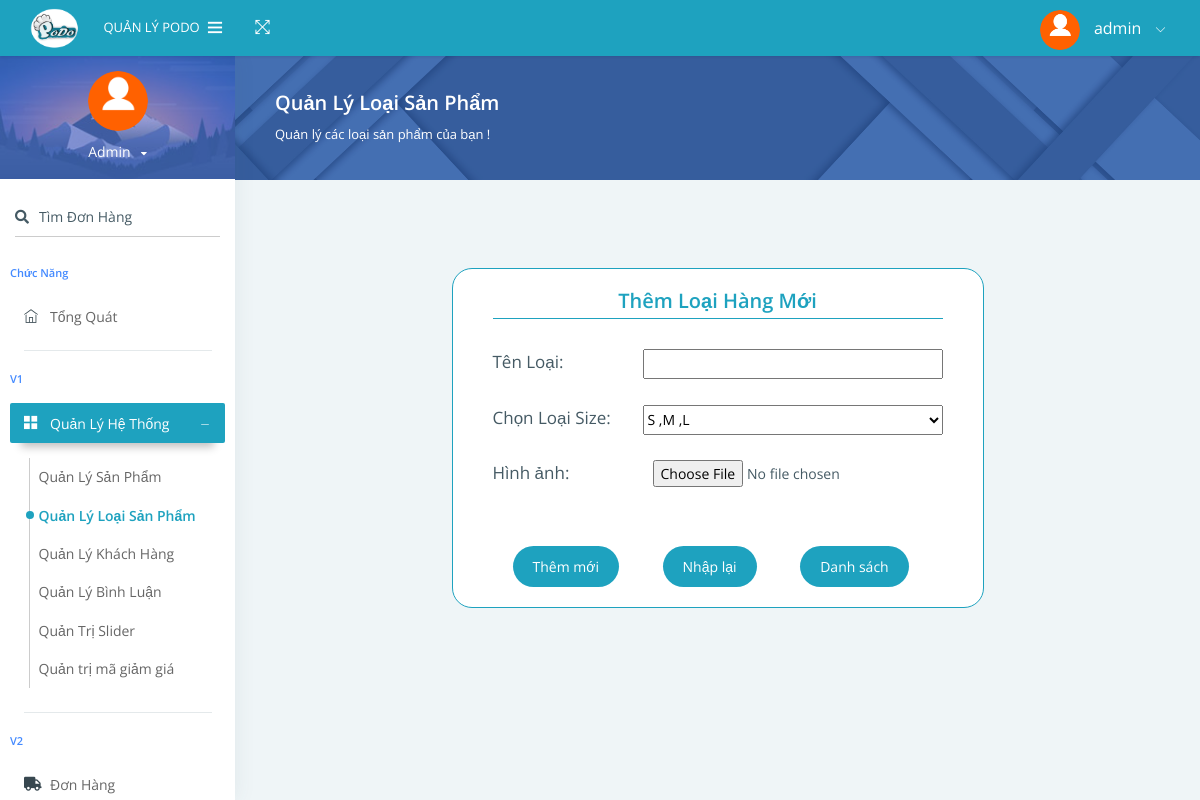
Page /Admin/Category_AD/index.php (signed in) on the committed database.
### tables this page shows
CREATE TABLE `information` (
  `id_information` int(11) NOT NULL,
  `logo` varchar(200) NOT NULL COMMENT 'url logo',
  `address1` varchar(200) NOT NULL COMMENT 'địa chỉ 1',
  `phone` varchar(50) NOT NULL COMMENT 'số điện thoại',
  `email` varchar(200) NOT NULL COMMENT 'email'
);

CREATE TABLE `user` (
  `idUser` int(11) NOT NULL,
  `userName` varchar(200) NOT NULL,
  `passWord` varchar(50) NOT NULL,
  `email` varchar(50) NOT NULL,
  `phone` varchar(50) NOT NULL COMMENT 'Số Điện Thoại',
  `fullName` varchar(50) NOT NULL COMMENT 'Họ và Tên',
  `isAdmin` bit(1) NOT NULL,
  `id_role` int(11) NOT NULL COMMENT 'Mã Vai Trò',
  `image` varchar(200) NOT NULL COMMENT 'avata',
  `adress` varchar(200) NOT NULL COMMENT 'Địa Chỉ',
  `disabled` bit(1) NOT NULL COMMENT 'Cấm truy cập'
);

### Admin/Category_AD/index.php (the view, shortened to what this page needs)
<?php
    if ($_SESSION['user']['isAdmin']!=1) {
        header("location: ../../Login/");
    } else {
        require_once('../../Library/library.php');
?>
<!DOCTYPE html>
<html lang="en">
<head>
      <link rel="stylesheet" type="text/css" href="../assets/css/bootstrap/css/bootstrap.min.css">
      <link rel="stylesheet" href="../assets/pages/waves/css/waves.min.css" type="text/css" media="all">
      <link rel="stylesheet" type="text/css" href="../assets/icon/themify-icons/themify-icons.css">
      <link rel="stylesheet" type="text/css" href="../assets/icon/icofont/css/icofont.css">
      <link rel="stylesheet" type="text/css" href="../assets/icon/font-awesome/css/font-awesome.min.css">
    <link rel="stylesheet" href="https://use.fontawesome.com/releases/v5.15.3/css/all.css">
      <link rel="stylesheet" type="text/css" href="../assets/css/style.css">
      <link rel="stylesheet" type="text/css" href="../assets/css/jquery.mCustomScrollbar.css">
      <link rel="stylesheet" href="./style_category.css">
  </head>
  <body>
    <div id="pcoded" class="pcoded">
        <div class="pcoded-container navbar-wrapper">
            <nav class="navbar header-navbar pcoded-header">
                <div class="navbar-wrapper">
                    <div class="navbar-logo">
                        <a class="mobile-menu waves-effect waves-light" id="mobile-collapse" href="#!">
                            <i class="ti-menu"></i>
                        </a>
                        <a href="../../">
                            <?php logo(1) ?>
                            <span>Quản Lý PoDo</span>
                        </a>
                    </div>
                    <div class="navbar-container container-fluid">
                        <ul class="nav-left">
                            <li>
                                <a href="" onclick="javascript:toggleFullScreen()" class="waves-effect waves-light">
                                    <i class="ti-fullscreen"></i>
                                </a>
                            </li>
                        </ul>
                        <ul class="nav-right">
                            <li class="user-profile header-notification">
                                <a href="#!" class="waves-effect waves-light">
                                    <?php avatar($idCustomer,2)?>
                                    <i class="ti-angle-down"></i>
                                </a>
                            </li>
                        </ul>
                    </div>
                </div>
            </nav>
            <div class="pcoded-main-container">
                <div class="pcoded-wrapper">
                    <nav class="pcoded-navbar">
                        <div class="pcoded-inner-navbar main-menu">
                            <div class="">
                                <div class="main-menu-header">
                                <?php avatar($idCustomer,3)?>
                                </div>
                            </div>
                            <div class="p-15 p-b-0">
                                <form class="form-material" action="../Order_AD/order_detail.php" method="get">
                                    <div class="form-group form-primary">
                                        <input type="text" name="idDH" class="form-control">
                                        <label class="float-label"><i class="fa fa-search m-r-10"></i>Tìm Đơn Hàng</label>
                                    </div>
                                </form>
                            </div>
                            <div class="pcoded-navigation-label">Chức Năng</div>
                            <ul class="pcoded-item pcoded-left-item">
                                <li class="">
                                    <a href="../index.php" class="waves-effect waves-dark">
                                        <span class="pcoded-micon"><i class="ti-home"></i><b>D</b></span>
                                        <span class="pcoded-mtext">Tổng Quát</span>
                                    </a>
                                </li>
                            </ul>
                            <div class="pcoded-navigation-label">V1</div>
                            <ul class="pcoded-item pcoded-left-item">
                                <li class="pcoded-hasmenu active pcoded-trigger">
                                    <a href="javascript:void(0)" class="waves-effect waves-dark">
                                        <span class="pcoded-micon"><i class="ti-layout-grid2-alt"></i><b>BC</b></span>
                                        <span class="pcoded-mtext">Quản Lý Hệ Thống</span>
                                    </a>
                                    <ul class="pcoded-submenu">
                                        <li class="">
                                            <a href="../Product_AD/index.php" class="waves-effect waves-dark">
                                                <span class="pcoded-mtext">Quản Lý Sản Phẩm</span>
                                            </a>
                                        </li>
                                        <li class="active">
                                            <a href="./index.php" class="waves-effect waves-dark">
                                                <span class="pcoded-mtext">Quản Lý Loại Sản Phẩm</span>
                                            </a>
                                        </li>
                                        <li class="">
                                            <a href="../Customer_AD/index.php" class="waves-effect waves-dark">
                                                <span class="pcoded-mtext">Quản Lý Khách Hàng</span>
                                            </a>
                                        </li>
                                        <li class=" ">
                                            <a href="../Comment_AD/index.php" class="waves-effect waves-dark">
                                                <span class="pcoded-mtext">Quản Lý Bình Luận</span>
                                            </a>
                                        </li>
                                        <li class=" ">
                                            <a href="../Slider_AD/index.php" class="waves-effect waves-dark">
                                                <span class="pcoded-mtext">Quản Trị Slider</span>
                                            </a>
                                        </li>
                                        <li class=" ">
                                            <a href="../Discount_AD/index.php" class="waves-effect waves-dark">
                                                <span class="pcoded-mtext">Quản trị mã giảm giá</span>
                                            </a>
                                        </li>
                                    </ul>
                                </li>
                            </ul>
                            <div class="pcoded-navigation-label">V2</div>
                            <ul class="pcoded-item pcoded-left-item">
                                <li class="">
                                    <a href="../Order_AD/index.php" class="waves-effect waves-dark">
                                        <span class="pcoded-micon"><i class="fas fa-truck"></i><b>C</b></span>
                                        <span class="pcoded-mtext">Đơn Hàng</span>
                                    </a>
                                </li>
                            </ul>
                        </div>
                    </nav>
                    <div class="pcoded-content">
                        <div class="page-header">
                            <div class="page-block">
                                <div class="row align-items-center">
                                    <div class="col-md-8">
                                        <div class="page-header-title">
                                            <h5 class="m-b-10">Quản Lý Loại Sản Phẩm</h5>
                                            <p class="m-b-0">Quản lý các loại sản phẩm của bạn !</p>
                                        </div>
                                    </div>
                                </div>
                            </div>
                        </div>
                        <div class="pcoded-inner-content">
                            <div class="main-body">
                                <div class="page-wrapper">
                                    <div class="inp__category">
                                        <form id="form__input__category" action="" method="post" enctype="multipart/form-data">
                                        <h1 class="title__category">Thêm Loại Hàng Mới</h1></h1>
                                          <div class="form__group name__category">
                                            <label for="">Tên Loại: </label>
                                            <input type="text" id="nameCategory" class="valInp" name="nameCategory" required />
                                          </div>
                                          <div class="form__group size__category">
                                            <label for="">Chọn Loại Size: </label>
                                            <select name="idSize" id="sizeID" class="valInp">
                                                <?php showSizeOption(); ?>
                                            </select>
                                          </div>
                                          <div class="form__group img__category">
                                            <label for="">Hình ảnh: </label>
                                            <input type="file" id="imgCategory" class="valInp" name="fileCategory" accept=".jpg, .jpeg, .png, .jfif" required/>
                                          </div>
                                          <div class="bnt_category">
                                            <button id="bnt_add" class="bnt_add" name="bnt_add"" value="Thêm Mới">Thêm mới</button>
                                            <button class="bnt_retype" onclick="reInput()">Nhập lại</button>
                                            <button class="bnt_showList" onclick="showListCategory()">Danh sách</button>
                                          </div>
                                        </form>
                                      </div>
                                </div>
                            </div>
                        </div>
                    </div>
                </div>
            </div>
        </div>
    </div>
</body>
</html>
<?php
    }
?>

### Library/library.php (shortened to what this page needs)
<?php
function logo($note)
{
    $conn = connectDB();
    $result = $conn->query("SELECT * FROM information ");
    $row = $result->fetch_assoc();
    if ($note == 0) {
        echo '
            <img class="img-fluid" src="../images/' . $row['logo'] . '" alt="Theme-Logo" />
        ';
    } else if ($note == 1) {
        echo '
            <img class="img-fluid" src="../../images/' . $row['logo'] . '" alt="Theme-Logo" />
        ';
    } else if ($note == 2) {
        echo '
            <img src="./images/' . $row['logo'] . '" alt="logo PoDo" />
        ';
    } else if ($note == 3) {
        echo '
            <img src="./images/' . $row['logo'] . '" alt="logo PoDo" />
        ';
    }
}
function avatar($id, $note)
{
    $conn = connectDB();
    $result = $conn->query("SELECT * FROM user WHERE idUser = '" . $id . "'");
    $row = $result->fetch_assoc();
    if ($note == 0) {
        echo '
            <img src=".././images/avata/' . $row['image'] . '" class="img-radius" alt="User-Profile-Image">
            <span>' . $row['userName'] . '</span>
        ';
    } else if ($note == 2) {
        echo '
            <img src="../../images/avata/' . $row['image'] . '" class="img-radius" alt="User-Profile-Image">
            <span>' . $row['userName'] . '</span>
        ';
    } else if ($note == 3) {
        echo '
            <img class="img-80 img-radius" src="../../images/avata/' . $row['image'] . '" alt="User-Profile-Image">
            <div class="user-details">
                <span id="more-details">' . $row['userName'] . '<i class="fa fa-caret-down"></i></span>
            </div>
        ';
    }
}
function showSizeOption()
{
    $conn = connectDB();
    $result = $conn->query("SELECT * FROM size");
    if ($result->num_rows > 0) {
        while ($row = $result->fetch_assoc()) {
            $valueX = "";
            if (!empty($row['size1'])) {
                $valueX = $row['size1'];
            }
            if (!empty($row['size2'])) {
                $valueX .= " ," . $row['size2'];
            }
            if (!empty($row['size3'])) {
                $valueX .= " ," . $row['size3'];
            }
            echo '<option value="' . $row['id_size'] . '">' . $valueX . '</option>';
        }
    }
}
?>

### Admin/Category_AD/style_category.css (style rules this page uses)
.inp__category { display: flex; justify-content: center; margin: 50px 0; }
#form__input__category { background-color: #fff; padding: 20px 40px; border-radius: 20px; border: 1px solid var(--bg-color); }
h1.title__category { border-bottom: 1px solid var(--bg-color); padding-bottom: 5px; font-size: 20px; text-align: center; margin-bottom: 30px; color: var(--bg-color); }
.form__group { display: flex; justify-content: space-between; flex-direction: row; }
.form__group+.form__group { margin: 20px 0; }
.form__group input { min-width: 300px; height: 30px; padding-left: 10px; outline: none; }
.form__group label { font-size: 17px; margin-bottom: 10px; }
.bnt_category { margin-top: 50px; }
.bnt_category button { padding: 10px 20px; border-radius: 50px; border: none; outline: none; color: #fff; background-color: var(--bg-color); cursor: pointer; }
.bnt_category button { margin: 0 20px; }
.form__group label { min-width: 150px; }
select.valInp { width: 100%; height: 30px; }
.img-fluid { width: 50px; border-radius: 50%; margin: 20px; }
.pcoded .pcoded-header[header-theme="theme1"] { background: var(--bg-color) !important; }
.pcoded .pcoded-navbar[active-item-theme="theme1"] .pcoded-item>li.active>a, .pcoded .pcoded-navbar[active-item-theme="theme1"] .pcoded-item>li:hover>a { background: var(--bg-color) !important; color: #fff !important; }
.pcoded .pcoded-navbar[active-item-theme="theme1"] .pcoded-item li .pcoded-submenu li.active>a, .pcoded .pcoded-navbar[active-item-theme="theme1"] .pcoded-item li .pcoded-submenu li:hover>a { color: var(--bg-color) !important; }
.pcoded .pcoded-navbar .pcoded-item .pcoded-hasmenu[subitem-icon="style7"] .pcoded-submenu>li.active>a>.pcoded-mtext:after, .pcoded .pcoded-navbar .pcoded-item .pcoded-hasmenu[subitem-icon="style7"] .pcoded-submenu>li:hover>a>.pcoded-mtext:after { background-color: var(--bg-color); }

### rows in the picture
information: logo (picture)
user: image (picture), userName "admin", userName "Admin"

### other values in the picture
form field idSize "S ,M ,L"
